Frame 1 (no input): blank canvas, image omitted
Frame 60 (no input): blank canvas, image omitted
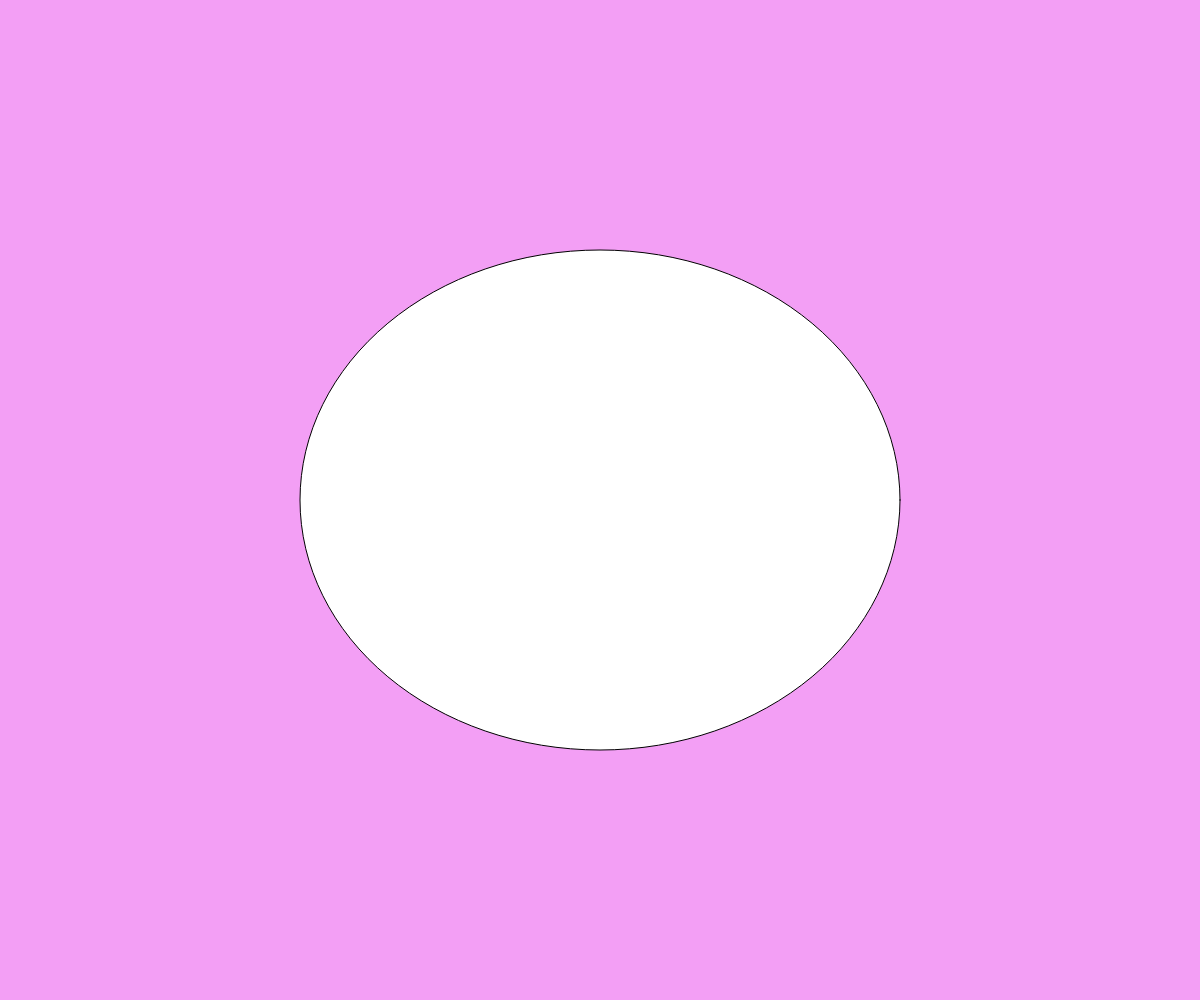
Frame 120 (the mouse pressed at the canvas centre since frame 60)

The p5.js sketch whose frames 1 and 60 were blank and that drew this single picture after the mouse press (run headless with seeded random() and noise() and a simulated clock; from frame 60 on, the mouse is pressed at the canvas centre):

// p5.js sketch
// ── sketch.js
/*
Date 11-10-2021

In this tutorial, you will learn how to define your own variable
*/

const canvas_X = window.innerWidth;
const canvas_Y = window.innerHeight;



function setup() {
  createCanvas(canvas_X,canvas_Y);
}

function draw() {
  
  background("#f39ff5");

  
  ellipseMode(CENTER);
  ellipse(canvas_X/2,canvas_Y/2, mouseX, mouseY)
  
}
